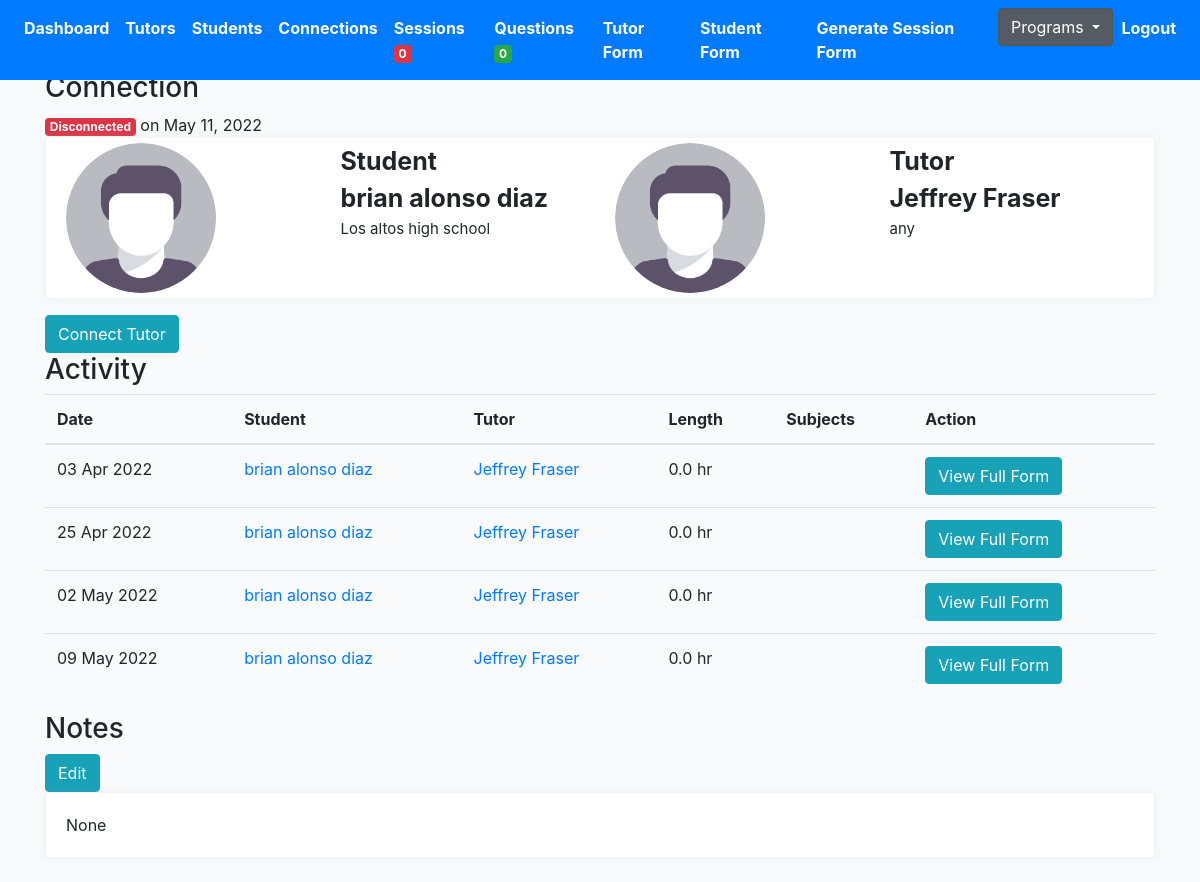
Screenshot of /tutoring/155/connection-detail (signed in) with the database file from the repository.
### profiles/models.py (models this page shows, shortened)
class Connection(models.Model):
    created = models.DateTimeField(auto_now_add=True)
    student = models.ForeignKey(Profile, on_delete=models.CASCADE, related_name='student')
    tutor = models.ForeignKey(Profile, on_delete=models.CASCADE, related_name='tutor')
    status = models.CharField(max_length=200, choices=STATUS_CHOICES)
    updated = models.DateTimeField(auto_now=True)
    flag = models.BooleanField(default=False)
    note = models.TextField(null=True, blank=True, max_length=1000)

class Profile(models.Model):
    role = models.CharField(max_length=200, choices=ROLE_CHOICES_PROFILE, null=True)
    avatar = models.ImageField(default='avatar.png', upload_to='avatars/')
    first_name = models.CharField(max_length=200, blank=True)
    last_name = models.CharField(max_length=200, blank=True)
    email = models.EmailField(max_length=200, blank=True)
    student_grade = models.CharField(null=True, blank=True, max_length=200, choices=STUDENT_GRADE_CHOICES)
    grade = models.CharField(null=True, blank=True, max_length=200, choices=GRADE_CHOICES)
    academic_advisor = models.ForeignKey(Academicadvisor, null=True, blank=True, on_delete=models.CASCADE, related_name='academic_advisor')
    academic_advisor_email = models.EmailField(max_length=200, blank=True)
    subjects = models.ManyToManyField(Subject, blank=True, related_name='subjects')
    school = models.CharField(max_length=200, blank=True)
    friends = models.ManyToManyField("self", blank=True, related_name='testfriends')
    updated = models.DateTimeField(auto_now=True)
    created = models.DateTimeField(auto_now_add=True)
    slug = models.SlugField(unique=True, blank=True)
    flag = models.BooleanField(default=False)
    parent1_first_name = models.CharField(max_length=200, blank=True)
    parent1_last_name = models.CharField(max_length=200, blank=True)
    parent1_phone = models.CharField(max_length=200, blank=True)
    parent1_email = models.EmailField(max_length=200, blank=True)
    student_capacity = models.IntegerField(null=True, blank=True)
    phone = models.CharField(max_length=200, blank=True)
    question = models.TextField(null=True, blank=True, max_length=1000)
    languages = models.ManyToManyField(Language, blank=True, related_name='subjects')
    comfortable_share_phone = models.BooleanField(default=False)
    permission_share_grade = models.BooleanField(default=False)
    optional_school_loop_profile_link = models.TextField(null=True, blank=True, max_length=500)
    optional_school_loop_username = models.TextField(null=True, blank=True, max_length=500)
    optional_school_loop_password = models.TextField(null=True, blank=True, max_length=500)
    parent_languages = models.CharField(null=True, blank=True, max_length=200, choices=LANGUAGE_CHOICES)
    age = models.IntegerField(null=True, blank=True)
    ethnic = models.CharField(null=True, blank=True, max_length=200, choices=ETHNIC_CHOICES)
    note = models.TextField(null=True, blank=True, max_length=1000)
    interest = models.ManyToManyField(Interest, blank=True, related_name='interest')
    check = models.CharField(null=True, blank=True, max_length=200, choices=YES_NO)
    status = models.CharField(null=True, blank=True, max_length=200, choices=PROFILE_STATUS, default='active')
    connect_virtual = models.BooleanField(default=False)
    def get_absolute_url(self):
        return reverse("profiles:profile-detail-view", kwargs={"slug": self.slug})
    __initial_first_name = None
    __initial_last_name = None
    def __init__(self, *args, **kwargs):
        super().__init__(*args, **kwargs)
        self.__initial_first_name = self.first_name
        self.__initial_last_name = self.last_name

class Session(models.Model):
    connection = models.ForeignKey(Connection, on_delete=models.CASCADE)
    meet = models.IntegerField(null=True, blank=True)
    length = models.FloatField(null=True, blank=True)
    subjects = models.ManyToManyField(Subject, blank=True, related_name='sessionsubjects')
    updated = models.DateTimeField(auto_now=True, null=True, blank=True)
    created = models.DateTimeField(auto_now_add=True)
    help = models.TextField(null=True, blank=True, max_length=1000)
    support = models.ManyToManyField(Support, blank=True, related_name='supports')
    othersupport = models.CharField(null=True, blank=True, max_length=200)
    rate = models.IntegerField(null=True, blank=True)
    productivity = models.IntegerField(null=True, blank=True)
    question = models.TextField(null=True, blank=True, max_length=1000)
    disconnect = models.CharField(null=True, blank=True, max_length=200, choices=CONT_STATUS_CHOICES)
    submit_status = models.BooleanField(default=False)
    flag = models.BooleanField(default=False)
    reason_disconnect= models.TextField(null=True, blank=True, max_length=1000)
    urgent_check = models.BooleanField(default=False)
    def get_subjects(self):
        return self.subjects.all()
    def get_absolute_url(self):
        return reverse("profiles:session-detail-view", kwargs={"pk": self.pk})

### profiles/views.py (the view)
# urls.py: path('<pk>/connection-detail', ConnectionDetailView.as_view(), name='connection-profile-detail'),
@method_decorator(login_required, name='dispatch')
@method_decorator(allowed_users(allowed_roles=['tutor', 'admin']), name='dispatch')
class ConnectionDetailView(DetailView):
    model = Connection
    template_name = 'tutor/connection-detail.html'
    def get_object(self):
        pk = self.kwargs.get('pk')
        connection = Connection.objects.get(pk=pk)
        return connection
    def get_context_data(self, **kwargs):
        context = super().get_context_data(**kwargs)
        pk = self.kwargs.get('pk')
        connection = Connection.objects.get(pk=pk)
        sessions = Session.objects.filter(submit_status=True).filter(connection=connection)
        sessions_ = []
        for item in sessions:
            sessions_.append(item)
        context["sessions"] = sessions_
        return context

### cprofiles/context_processors.py (called while the page is built)
def choice_question(request):
    if(request.user.id):
        choice_unanswered_question_num = Question.objects.filter(status="UNANSWERED").count()
        choice_session_flag_num = Session.objects.filter(flag=True).count()
        return {
            'choice_unanswered_question_num' : choice_unanswered_question_num,
            'choice_session_flag_num' : choice_session_flag_num
        }
    return {}

### middleschool/context_processors.py (called while the page is built)
def middle_school_question(request):
    if(request.user.id):
        middle_school_unanswered_question_num = Question.objects.filter(status="UNANSWERED").count()
        middle_school_session_flag_num = Session.objects.filter(flag=True).count()
        return {
            'middle_school_unanswered_question_num' : middle_school_unanswered_question_num,
            'middle_school_session_flag_num' : middle_school_session_flag_num
        }
    return {}

### mprofiles/context_processors.py (called while the page is built)
def mentor_question(request):
    if(request.user.id):
        mentor_unanswered_question_num = Question.objects.filter(status="UNANSWERED").count()
        mentor_session_flag_num = Session.objects.filter(flag=True).count()
        return {
            'mentor_unanswered_question_num' : mentor_unanswered_question_num,
            'mentor_session_flag_num' : mentor_session_flag_num
        }
    return {}

### profiles/context_processors.py (called while the page is built)
def high_school_question(request):
    if(request.user.id):
        high_school_unanswered_question_num = Question.objects.filter(status="UNANSWERED").count()
        high_school_session_flag_num = Session.objects.filter(flag=True).count()
        return {
            'high_school_unanswered_question_num' : high_school_unanswered_question_num,
            'high_school_session_flag_num' : high_school_session_flag_num
        }
    return {}

### templates/tutor/connection-detail.html (shortened to what this page needs)
{% extends 'base.html' %}
{% load static %}
{% block stylesheet %}{% static '/css/profile.css' %}{% endblock %}
{% block content %}
<h3>Connection</h3>
{% if connection.status == 'connected' %}
<div class="status_detail"><span class="badge badge-success">Connected</div>
{% elif connection.status == 'disconnected' %}
<div class="status_detail"><span class="badge badge-danger">Disconnected</span><span> on {{connection.updated | date:"M d, Y" }}</span></div>
{% elif connection.status == 'inactive' %}
<div class="status_detail"><span class="badge badge-warning">Inactive</div>
{% endif %}
<div class="profile-page tx-13">
    <div class="row">
        <div class="col-12 grid-margin">
            <div class="profile-header">
                <div class="header-links">
                    <div class="container header">
                        <div class="row">
                            <div class="col">
                                <div class="row">
                                    <div class="col">
                                        <img class="profile-pic" src="{{connection.student.avatar.url}}" alt="profile">
                                    </div>
                                    <div class="col">
                                        <div style="font-size:25px; font-weight:bold" class="profile-name">
                                            {{connection.student.role|title }}</div>
                                        <div style="font-size:25px; font-weight:bold" class="profile-name">
                                            {{connection.student.first_name}}
                                            {{connection.student.last_name}}</div>
                                        <div style="font-size:15px" class="profile-name">
                                            {{connection.student.school}}</div>
                                    </div>
                                </div>
                            </div>
                            <div class="col">
                                <div class="row">
                                    <div class="col">
                                        <img class="profile-pic" src="{{connection.tutor.avatar.url}}" alt="profile">
                                    </div>
                                    <div class="col">
                                        <div style="font-size:25px; font-weight:bold" class="profile-name">
                                            {{connection.tutor.role|title }}</div>
                                        <div style="font-size:25px; font-weight:bold" class="profile-name">
                                            {{connection.tutor.first_name}}
                                            {{connection.tutor.last_name}}</div>
                                        <div style="font-size:15px" class="profile-name">
                                            {{connection.tutor.school}}</div>
                                    </div>
                                </div>
                            </div>
                        </div>
                    </div>
                </div>
            </div>
        </div>
    </div>
</div>
{% if connection.status == 'connected' %}
<form action="{% url 'profiles:remove-connect' %}" method="POST">
    {% csrf_token %}
    <input type="hidden" name="student_pk" value={{connection.student.pk}}>
    <input type="hidden" name="tutor_pk" value={{connection.tutor.pk}}>
    <button type="submit" class="btn btn-danger">Disconnect</button>
</form>
{% elif connection.status == 'disconnected' %}
<a href="{% url 'profiles:student-detail-view' connection.student.slug %}"><button type="submit"
        class="btn btn-info">Connect
        Tutor</button></a>
{% endif %}
<h3>Activity</h3>
<div class="table-responsive-lg">
    <table class="table">
        <thead>
            <tr>
                <th scope="col">Date</th>
                <th scope="col">Student</th>
                <th scope="col">Tutor</th>
                <th scope="col">Length</th>
                <th scope="col">Subjects</th>
                <th scope="col">Action</th>
            </tr>
        </thead>
        <tbody>
            {% for obj in sessions %}
            <tr>
                <td>{{obj.created|date:"d M Y"}}</td>
                <td><a href="{{obj.connection.student.get_absolute_url}}">{{obj.connection.student.first_name}}
                        {{obj.connection.student.last_name}}</a></td>
                <td><a href="{{obj.connection.tutor.get_absolute_url}}">{{obj.connection.tutor.first_name}}
                        {{obj.connection.tutor.last_name}}</a></td>
                <td>{{obj.length}} hr</td>
                <td>
                </td>
                <td><a href="{{obj.get_absolute_url}}"><button type="submit" class="btn btn-info">View Full
                            Form</button></a></td>
            </tr>
            {% endfor %}
        </tbody>
    </table>
</div>
<h3>Notes</h3>
<a href="{% url 'profiles:connection-note-update-profile' connection.pk %}"><button type="submit"
        class="btn btn-info">Edit</button></a>
<div class="row">
    <div class="col-sm-12">
        <div class="card h-100">
            <div class="card-body">
                <p class="card-text">{{connection.note}}</p>
            </div>
        </div>
    </div>
</div>
{% endblock content %}

### core/static/css/base.css (style rules this page uses)
.container { width: 100%; padding-right: 15px; padding-left: 15px; margin-right: auto; margin-left: auto; margin-top: 55px; }
body { background:#FAFAFA; }

### core/static/css/profile.css (style rules this page uses)
body { background-color: #f9fafb; margin-top:0px; }
.profile-page .profile-header { box-shadow: 0 0 10px 0 rgba(183, 192, 206, 0.2); border: 1px solid #f2f4f9; }
.profile-page .profile-header .header-links { padding: 5px; display: -webkit-flex; display: flex; -webkit-justify-content: center; justify-content: center; background: #fff; border-radius: 0 0 .25rem .25rem; }
img { vertical-align: middle; border-style: none; }
.grid-margin { margin-bottom: 1rem; }
.card { box-shadow: 0 0 10px 0 rgba(183, 192, 206, 0.2); -webkit-box-shadow: 0 0 10px 0 rgba(183, 192, 206, 0.2); -moz-box-shadow: 0 0 10px 0 rgba(183, 192, 206, 0.2); -ms-box-shadow: 0 0 10px 0 rgba(183, 192, 206, 0.2); }
.card { position: relative; display: flex; flex-direction: column; min-width: 0; word-wrap: break-word; background-color: #fff; background-clip: border-box; border: 1px solid #f2f4f9; border-radius: 0.25rem; }
.profile-pic { border-radius: 50%; height: auto; width: 150px; }
.container .header { margin-top: 0px; }

### rows the page displays
Connection: updated "May 11, 2022", student.avatar (placeholder picture), student.role "Student", student.first_name "brian", student.last_name "alonso diaz", student.school "Los altos high school", tutor.avatar (placeholder picture), tutor.role "Tutor", tutor.first_name "Jeffrey", tutor.last_name "Fraser", tutor.school "any", note "None"
Session: created "03 Apr 2022", connection.student.first_name "brian", connection.student.last_name "alonso diaz", connection.tutor.first_name "Jeffrey", connection.tutor.last_name "Fraser", length "0.0"
Session: created "25 Apr 2022", connection.student.first_name "brian", connection.student.last_name "alonso diaz", connection.tutor.first_name "Jeffrey", connection.tutor.last_name "Fraser", length "0.0"
Session: created "02 May 2022", connection.student.first_name "brian", connection.student.last_name "alonso diaz", connection.tutor.first_name "Jeffrey", connection.tutor.last_name "Fraser", length "0.0"
Session: created "09 May 2022", connection.student.first_name "brian", connection.student.last_name "alonso diaz", connection.tutor.first_name "Jeffrey", connection.tutor.last_name "Fraser", length "0.0"

### other values shown
{{ high_school_session_flag_num }} "0"
{{ high_school_unanswered_question_num }} "0"
